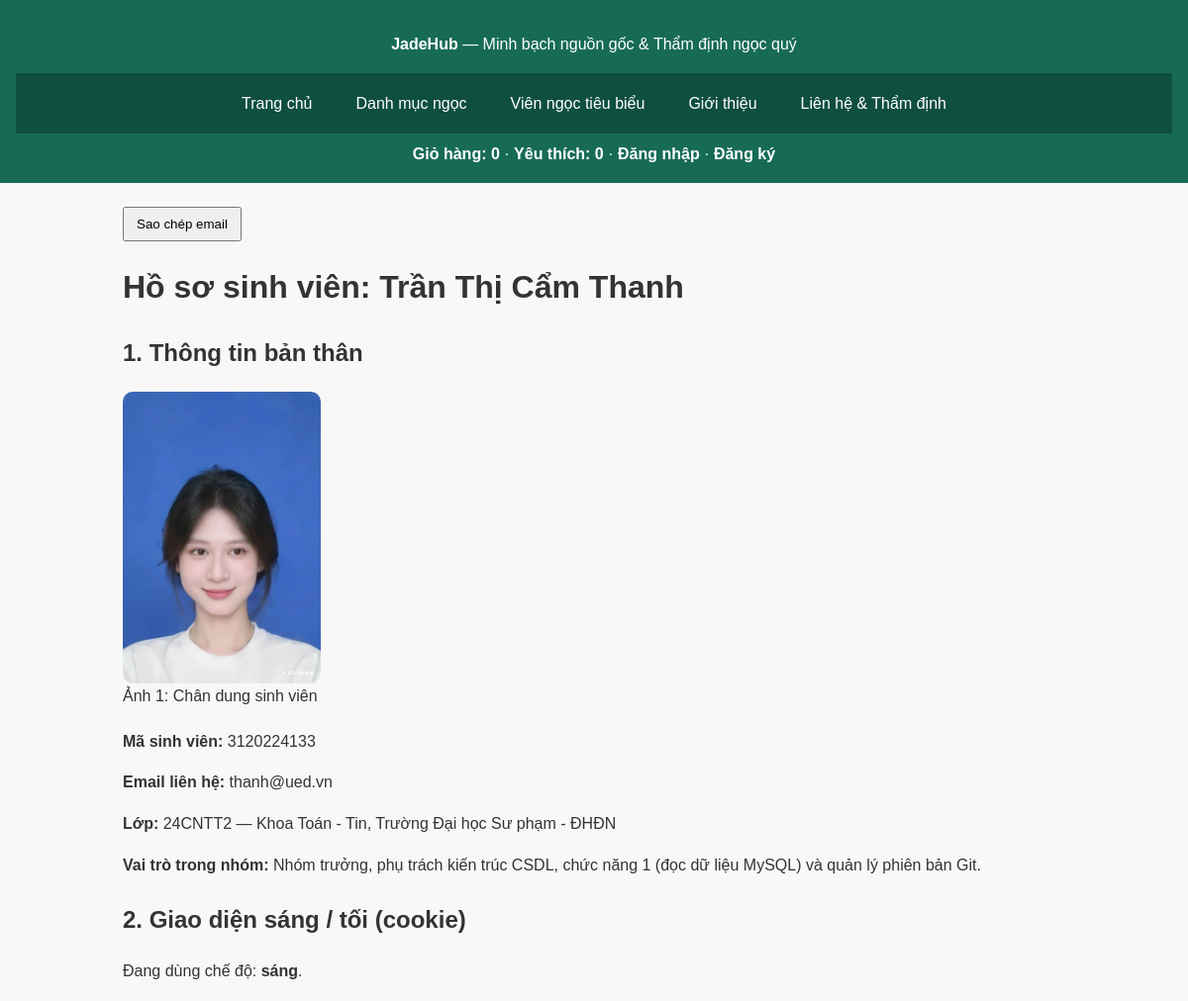
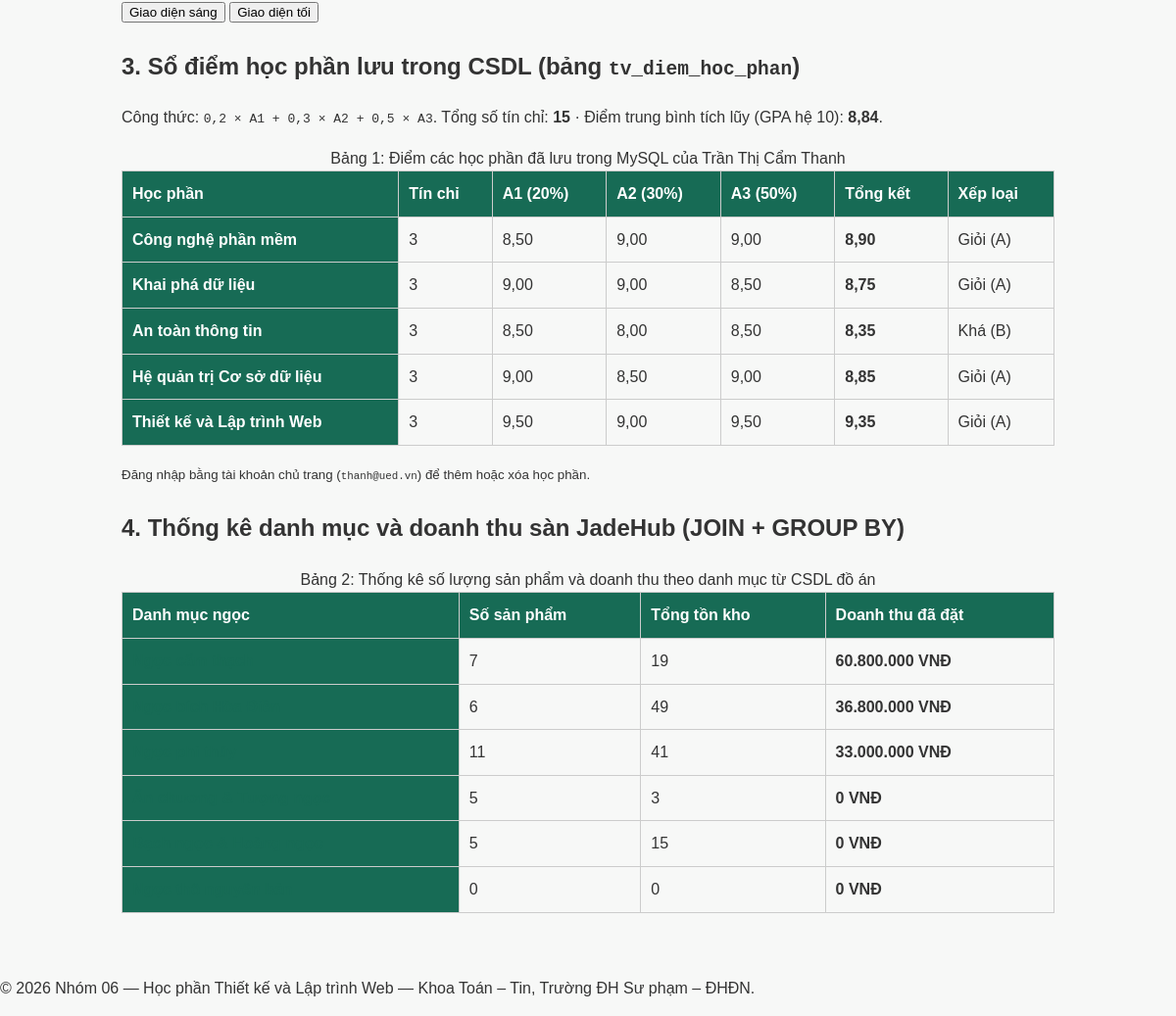
Screenshot of /thanhvien/3120224133_thanh/gioithieu.php with the database file from the repository (2 pictures, top to bottom).
### tables this page shows
CREATE TABLE thanh_vien (
  mssv          CHAR(10)     PRIMARY KEY,
  ho_ten        VARCHAR(100) NOT NULL,
  nguoi_dung_id INT UNSIGNED NULL UNIQUE,
  anh_dai_dien  VARCHAR(255) NULL,
  CONSTRAINT fk_thanh_vien_nguoi_dung FOREIGN KEY (nguoi_dung_id) REFERENCES nguoi_dung(id) ON DELETE SET NULL
);

CREATE TABLE tv_diem_hoc_phan (
  id        INT UNSIGNED AUTO_INCREMENT PRIMARY KEY,
  mssv      CHAR(10)      NOT NULL,
  ten_mon   VARCHAR(120)  NOT NULL,
  so_tin    TINYINT UNSIGNED NOT NULL DEFAULT 3 CHECK (so_tin >= 1 AND so_tin <= 10),
  diem_a1   DECIMAL(4,2)  NOT NULL CHECK (diem_a1 >= 0 AND diem_a1 <= 10),
  diem_a2   DECIMAL(4,2)  NOT NULL CHECK (diem_a2 >= 0 AND diem_a2 <= 10),
  diem_a3   DECIMAL(4,2)  NOT NULL CHECK (diem_a3 >= 0 AND diem_a3 <= 10),
  thoi_gian DATETIME      NOT NULL DEFAULT CURRENT_TIMESTAMP,
  CONSTRAINT fk_tv_diem_tv FOREIGN KEY (mssv) REFERENCES thanh_vien(mssv) ON DELETE CASCADE
);

CREATE TABLE danh_muc (
  id   INT UNSIGNED AUTO_INCREMENT PRIMARY KEY,
  ten  VARCHAR(100) NOT NULL,
  slug VARCHAR(100) NOT NULL UNIQUE
);

### inc/db.php (called while the page is built, shortened)
<?php
function db(): PDO
{
    static $pdo = null;
    if ($pdo === null) {
        $tuyChon = [
            PDO::ATTR_ERRMODE            => PDO::ERRMODE_EXCEPTION,
            PDO::ATTR_DEFAULT_FETCH_MODE => PDO::FETCH_ASSOC,
            PDO::ATTR_EMULATE_PREPARES   => false,
        ];
        $pdo = new PDO(
            'mysql:host=localhost;dbname=ltweb_nhom06;charset=utf8mb4',
            'root',
            '',
            $tuyChon
        );
    }
    return $pdo;
}

### inc/ham.php (called while the page is built, shortened)
<?php
function e(?string $s): string
{
    return htmlspecialchars((string) $s, ENT_QUOTES | ENT_SUBSTITUTE, 'UTF-8');
}
function vnd(int|float $so): string
{
    return number_format((float) $so, 0, ',', '.') . ' VNĐ';
}

### inc/xac-thuc.php (called while the page is built, shortened)
<?php
function nguoiDung(): ?array
{
    static $nd = false;
    $uid = filter_var($_SESSION['uid'] ?? 0, FILTER_VALIDATE_INT, ['options' => ['min_range' => 1]]);
    if ($uid === false) {
        $uid = tuDangNhapTuCookie();
    }
    if ($uid === 0) {
        return null;
    }
    return $nd;
}
function tuDangNhapTuCookie(): int
{
    $cookie = $_COOKIE['ghi_nho'] ?? '';
    if (!is_string($cookie) || !str_contains($cookie, ':')) {
        return 0;
    }
    return 0;
}

### thanhvien/3120224133_thanh/gioithieu.php (the view, shortened to what this page needs)
<?php
$stTv = db()->prepare('SELECT ho_ten, nguoi_dung_id, anh_dai_dien FROM thanh_vien WHERE mssv = ?');
$stTv->execute([MSSV]);
$tv = $stTv->fetch() ?: ['ho_ten' => 'Trần Thị Cẩm Thanh', 'nguoi_dung_id' => null, 'anh_dai_dien' => 'chan-dung-thanh.jpg'];
$laChuTrang = ((int) (nguoiDung()['id'] ?? 0)) !== 0 && ((int) (nguoiDung()['id'] ?? 0)) === (int) ($tv['nguoi_dung_id'] ?? -1);
$giaoDien = $_COOKIE['thanh_giaodien'] ?? 'sang';
$du = ['ten_mon' => '', 'so_tin' => '3', 'a1' => '', 'a2' => '', 'a3' => ''];
$loiDiem = [];
$stDiem = db()->prepare(
    'SELECT id, ten_mon, so_tin, diem_a1, diem_a2, diem_a3,
            ROUND(0.2 * diem_a1 + 0.3 * diem_a2 + 0.5 * diem_a3, 2) AS diem_hp
     FROM tv_diem_hoc_phan
     WHERE mssv = ?
     ORDER BY id DESC'
);
$stDiem->execute([MSSV]);
$dsDiem = $stDiem->fetchAll();
$tongTin = 0;
$tongTichLuy = 0.0;
foreach ($dsDiem as $d) {
    $tc = (int) $d['so_tin'];
    $tongTin += $tc;
    $tongTichLuy += $tc * (float) $d['diem_hp'];
}
$gpa = $tongTin > 0 ? round($tongTichLuy / $tongTin, 2) : 0.0;
$thongKeDm = db()->query(
    'SELECT dm.id, dm.ten,
            COUNT(DISTINCT sp.id) AS so_sp,
            COALESCE(SUM(DISTINCT sp.ton_kho), 0) AS tong_ton,
            COALESCE(SUM(ctd.so_luong * ctd.don_gia), 0) AS doanh_thu
     FROM danh_muc dm
     LEFT JOIN san_pham sp ON sp.danh_muc_id = dm.id
     LEFT JOIN chi_tiet_don ctd ON ctd.san_pham_id = sp.id
     GROUP BY dm.id, dm.ten
     ORDER BY doanh_thu DESC, so_sp DESC'
)->fetchAll();
require __DIR__ . '/../../inc/header.php';
?>
    <main id="noi-dung">
        <h1>Hồ sơ sinh viên: <?= e((string) $tv['ho_ten']) ?></h1>
        <section>
            <h2>1. Thông tin bản thân</h2>
            <figure>
                <img alt="Ảnh thẻ chân dung của sinh viên Trần Thị Cẩm Thanh" src="chan-dung-thanh.jpg" width="200">
                <figcaption>Ảnh 1: Chân dung sinh viên</figcaption>
            </figure>
            <p><strong>Mã sinh viên:</strong> <?= e(MSSV) ?></p>
            <p><strong>Email liên hệ:</strong> thanh@ued.vn</p>
            <p><strong>Lớp:</strong> 24CNTT2 — Khoa Toán - Tin, Trường Đại học Sư phạm - ĐHĐN</p>
            <p><strong>Vai trò trong nhóm:</strong> Nhóm trưởng, phụ trách kiến trúc CSDL, chức năng 1 (đọc dữ liệu MySQL) và quản lý phiên bản Git.</p>
        </section>
        <section id="giao-dien">
            <h2>2. Giao diện sáng / tối (cookie)</h2>
            <p>Đang dùng chế độ: <strong><?= $giaoDien === 'toi' ? 'tối' : 'sáng' ?></strong>.</p>
            <form method="post" action="gioithieu.php">
                <button type="submit" name="giaodien" value="sang">Giao diện sáng</button>
                <button type="submit" name="giaodien" value="toi">Giao diện tối</button>
            </form>
        </section>
        <section id="tinh-diem">
            <h2>3. Sổ điểm học phần lưu trong CSDL (bảng <code>tv_diem_hoc_phan</code>)</h2>
            <p>
                Công thức: <code>0,2 × A1 + 0,3 × A2 + 0,5 × A3</code>.
                Tổng số tín chỉ: <strong><?= $tongTin ?></strong> ·
                Điểm trung bình tích lũy (GPA hệ 10): <strong><?= e(number_format($gpa, 2, ',', '.')) ?></strong>.
            </p>
            <div class="khung-thoi-khoa-bieu">
                <table>
                    <caption>Bảng 1: Điểm các học phần đã lưu trong MySQL của <?= e((string) $tv['ho_ten']) ?></caption>
                    <thead>
                        <tr>
                            <th scope="col">Học phần</th>
                            <th scope="col">Tín chỉ</th>
                            <th scope="col">A1 (20%)</th>
                            <th scope="col">A2 (30%)</th>
                            <th scope="col">A3 (50%)</th>
                            <th scope="col">Tổng kết</th>
                            <th scope="col">Xếp loại</th>
                        </tr>
                    </thead>
                    <tbody>
<?php foreach ($dsDiem as $d):
    $hp = (float) $d['diem_hp'];
    $xepLoai = $hp >= 8.5 ? 'Giỏi (A)' : ($hp >= 7.0 ? 'Khá (B)' : ($hp >= 5.5 ? 'Trung bình (C)' : ($hp >= 4.0 ? 'Đạt (D)' : 'Chưa đạt (F)')));
?>
                        <tr>
                            <th scope="row"><?= e((string) $d['ten_mon']) ?></th>
                            <td><?= (int) $d['so_tin'] ?></td>
                            <td><?= e(number_format((float) $d['diem_a1'], 2, ',', '.')) ?></td>
                            <td><?= e(number_format((float) $d['diem_a2'], 2, ',', '.')) ?></td>
                            <td><?= e(number_format((float) $d['diem_a3'], 2, ',', '.')) ?></td>
                            <td><strong><?= e(number_format($hp, 2, ',', '.')) ?></strong></td>
                            <td><?= e($xepLoai) ?></td>
                        </tr>
<?php endforeach; ?>
                    </tbody>
                </table>
            </div>
<?php if ($laChuTrang): ?>
            <h3>Thêm học phần mới vào bảng điểm</h3>
            <form method="post" action="gioithieu.php#tinh-diem" class="form-tham-dinh">
                <p>
                    <label for="mon-ten">Tên học phần (*)</label>
                    <input id="mon-ten" name="ten_mon" type="text" maxlength="120" required value="<?= e($du['ten_mon']) ?>">
                    <small class="loi-truong"><?= e($loiDiem['ten_mon'] ?? '') ?></small>
                </p>
                <p>
                    <label for="mon-tc">Số tín chỉ (1–10) (*)</label>
                    <input id="mon-tc" name="so_tin" type="number" min="1" max="10" required value="<?= e($du['so_tin']) ?>">
                    <small class="loi-truong"><?= e($loiDiem['so_tin'] ?? '') ?></small>
                </p>
<?php foreach (['a1' => 'Điểm A1 (20%)', 'a2' => 'Điểm A2 (30%)', 'a3' => 'Điểm A3 (50%)'] as $k => $nhan): ?>
                <p>
                    <label for="diem-<?= $k ?>"><?= e($nhan) ?> (*)</label>
                    <input id="diem-<?= $k ?>" name="<?= $k ?>" type="text" inputmode="decimal" required value="<?= e($du[$k]) ?>">
                    <small class="loi-truong"><?= e($loiDiem[$k] ?? '') ?></small>
                </p>
<?php endforeach; ?>
                <button type="submit">Lưu vào bảng điểm</button>
            </form>
<?php else: ?>
            <p><small>Đăng nhập bằng tài khoản chủ trang (<code>thanh@ued.vn</code>) để thêm hoặc xóa học phần.</small></p>
<?php endif; ?>
        </section>
        <section id="thong-ke-san">
            <h2>4. Thống kê danh mục và doanh thu sàn JadeHub (JOIN + GROUP BY)</h2>
            <div class="khung-thoi-khoa-bieu">
                <table>
                    <caption>Bảng 2: Thống kê số lượng sản phẩm và doanh thu theo danh mục từ CSDL đồ án</caption>
                    <thead>
                        <tr>
                            <th scope="col">Danh mục ngọc</th>
                            <th scope="col">Số sản phẩm</th>
                            <th scope="col">Tổng tồn kho</th>
                            <th scope="col">Doanh thu đã đặt</th>
                        </tr>
                    </thead>
                    <tbody>
<?php foreach ($thongKeDm as $tk): ?>
                        <tr>
                            <th scope="row"><a href="../../danh-sach.php?dm=<?= (int) $tk['id'] ?>"><?= e((string) $tk['ten']) ?></a></th>
                            <td><?= (int) $tk['so_sp'] ?></td>
                            <td><?= (int) $tk['tong_ton'] ?></td>
                            <td><strong><?= e(vnd((int) $tk['doanh_thu'])) ?></strong></td>
                        </tr>
<?php endforeach; ?>
                    </tbody>
                </table>
            </div>
        </section>
    </main>
<?php require __DIR__ . '/../../inc/footer.php'; ?>

### css/style.css (style rules this page uses)
:root { --mau-chinh: #176b55; --mau-chinh-dam: #0f4f3f; --mau-nhan: #d4af37; --mau-chu: #333333; --mau-chu-nhat: #666666; --mau-nen: #f7f8f7; --mau-trang: #ffffff; --mau-vien: #dddddd; --bo-goc: 10px; --khoang-nho: 8px; --khoang-vua: 16px; --khoang-lon: 24px; --chieu-rong-toi-da: 1200px; }
*, *::before, *::after { box-sizing: border-box; }
html { scroll-behavior: smooth; }
body { margin: 0; padding: 0; font-family: Arial, Helvetica, sans-serif; line-height: 1.6; color: var(--mau-chu); background-color: var(--mau-nen); }
img { display: block; max-width: 100%; height: auto; }
a { color: var(--mau-chinh); text-decoration: none; }
main { grid-area: chinh; width: 100%; max-width: var(--chieu-rong-toi-da); margin: 0 auto; padding: var(--khoang-vua); }
main>section { margin-bottom: var(--khoang-lon); }
main { min-width: 0; }
table { width: 100%; border-collapse: collapse; }
th, td { padding: 12px; border: 1px solid var(--mau-vien); text-align: left; }
th { background-color: var(--mau-chinh); color: var(--mau-trang); }
@media (min-width: 1200px) { main { padding: 32px 24px; } }
main img { max-width: 100%; height: auto; }

### thanhvien/3120224133_thanh/css/style-thanh.css (style rules this page uses)
main { width: min(100% - 32px, 1000px); margin: 0 auto; }
main section, main article { margin-bottom: 24px; }
figure { margin: 20px 0; }
figure img { width: 200px; max-width: 100%; height: auto; border-radius: var(--bo-goc); }
table { width: 100%; border-collapse: collapse; }
th, td { padding: 10px; border: 1px solid #cccccc; text-align: left; }
.khung-thoi-khoa-bieu { width: 100%; overflow-x: auto; }
@media (min-width: 768px) { main { padding: 24px; } }

### rows the page displays
thanh_vien: ho_ten "Trần Thị Cẩm Thanh"
tv_diem_hoc_phan: ten_mon "Công nghệ phần mềm", so_tin "3", diem_a1 "8,50", diem_a2 "9,00", diem_a3 "9,00", hp "8,90", xepLoai "Giỏi (A)"
tv_diem_hoc_phan: ten_mon "Khai phá dữ liệu", so_tin "3", diem_a1 "9,00", diem_a2 "9,00", diem_a3 "8,50", hp "8,75", xepLoai "Giỏi (A)"
tv_diem_hoc_phan: ten_mon "An toàn thông tin", so_tin "3", diem_a1 "8,50", diem_a2 "8,00", diem_a3 "8,50", hp "8,35", xepLoai "Khá (B)"
tv_diem_hoc_phan: ten_mon "Hệ quản trị Cơ sở dữ liệu", so_tin "3", diem_a1 "9,00", diem_a2 "8,50", diem_a3 "9,00", hp "8,85", xepLoai "Giỏi (A)"
tv_diem_hoc_phan: ten_mon "Thiết kế và Lập trình Web", so_tin "3", diem_a1 "9,50", diem_a2 "9,00", diem_a3 "9,50", hp "9,35", xepLoai "Giỏi (A)"
danh_muc: so_sp "7", tong_ton "19", doanh_thu "60.800.000 VNĐ"
danh_muc: so_sp "6", tong_ton "49", doanh_thu "36.800.000 VNĐ"
danh_muc: so_sp "11", tong_ton "41", doanh_thu "33.000.000 VNĐ"
danh_muc: so_sp "5", tong_ton "3", doanh_thu "0 VNĐ"
danh_muc: so_sp "5", tong_ton "15", doanh_thu "0 VNĐ"
danh_muc: so_sp "0", tong_ton "0", doanh_thu "0 VNĐ"

### other values shown
$hdNhan "Trang chủ"
$hdNhan "Danh mục ngọc"
$hdNhan "Viên ngọc tiêu biểu"
$hdNhan "Giới thiệu"
$hdNhan "Liên hệ & Thẩm định"
$hdGio->soMon() "0"
MSSV "3120224133"
$tongTin "15"
$gpa "8,84"
